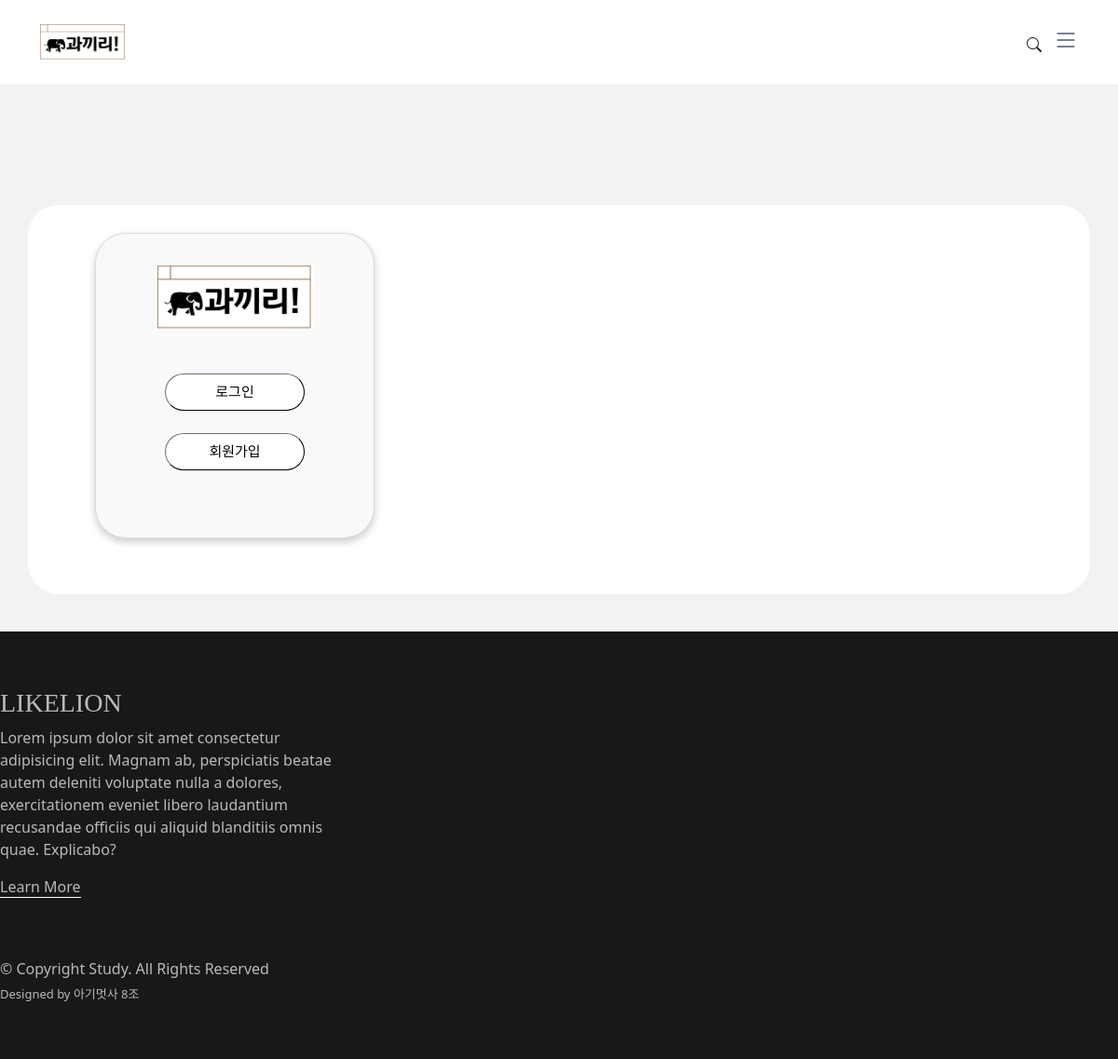
Before: / with the older database file.
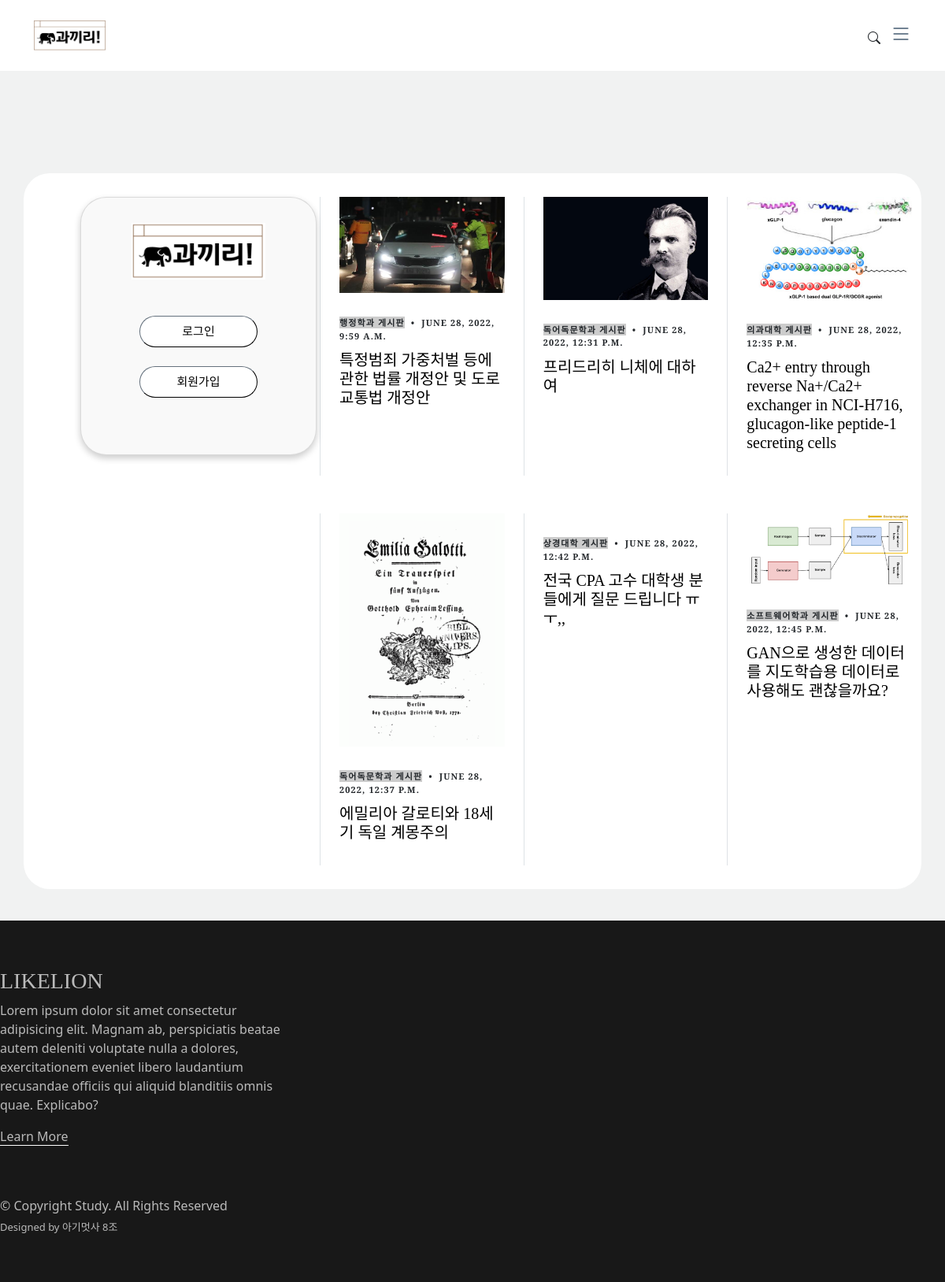
After: the same page with the newer database file.
### MainApp/models.py (models this page shows, shortened)
class Blog(models.Model):
    title = models.CharField(max_length=200)
    body = models.TextField()
    category1 = models.CharField(max_length=100, null=True)
    category2 = models.CharField(max_length=100, null=True)
    photo = models.ImageField(blank=True, null=True, upload_to='blog_photo')
    date = models.DateTimeField(auto_now_add=True)
    user = models.ForeignKey(settings.AUTH_USER_MODEL, on_delete=models.SET_NULL, null=True)

### MainApp/views.py (the view)
# urls.py: path('', views.home, name ='home'),
def home(request):
    posts=Blog.objects.all()
    fields=CategoryTree.objects.all()
    if request.user.is_authenticated:
        info=Individual_info()
        info=Individual_info.objects.filter(user=request.user)
        return render(request, 'index.html',{'fields':fields,'posts':posts,'info':info})
    else:
        return render(request, 'index.html',{'fields':fields,'posts':posts,})

### MainApp/templates/index.html (shortened to what this page needs)
{% extends 'base.html' %}
{% load static %}
{% block content %}
  <main id="main">
    <section id="posts" class="posts">
      <div class="container" data-aos="fade-up">
        <div class="row g-5">
          <div class="col-lg-4">
            <div>
              <div class="post-entry-1 lg">
                <div class="profile"> <div class="card p-4">
                  <div class=" image d-flex flex-column justify-content-center align-items-center">
                    {% if user.is_authenticated %}
                    <button class="btn btn-secondary"> <img class="profile_img" src='{% static "/img/Emblem.jpg" %}' height="100" width="100" /></button>
                    <ol style="padding-left: 0px;">
                      <span class="name mt-3">{{ user.username }}</span>
                      <span class="idd d-flex flex-row justify-content-center align-items-center gap-2" ><br>
                      {{user.university}}</br></span>
                      <div class="d-flex flex-row justify-content-center align-items-center gap-2">
                        <span class="idd1">{{user.major}}</span>
                        <span><i class="fa fa-copy"></i></span>
                      </div>
                      </ol>
                      <div class="d-flex flex-row justify-content-center align-items-center mt-3">
                        <span class="number">{{ info.posting_num }} <span class="follow">개의 포스팅</span></span>
                        <a href="{% url 'write' %}" class="write">
                        <img id="bigger" src='{% static "/img/pencil-square.svg" %}' alt="">
                        </a>
                      </div>
                      <ol style="padding-left: 0px;">
                        <div class=" d-flex mt-2"> <a href="{% url 'profilesettings' %}"><button class="btn1 btn-dark">프로필 수정</button></a> </div>
                      </ol>
                      <div class="text mt-3"></div>
                      </div>
                    </div>
                    {% else %}
                    <a href="{% url 'home' %}" class="logo align-items-center">
                      <img src='{% static "/img/과끼리로고.png" %}' alt="" style="width: 170px;">
                    </a>
                  <div class=" d-flex mt-2"> <a class="nav-link" href="{% url 'common:login' %}"><button class="btn1 btn-dark">로그인</button></a> </div>
                  <div class=" d-flex mt-2"> <a class="nav-link" href="{% url 'common:signup' %}"><button class="btn1 btn-dark">회원가입</button></a> </div>
                  <div class="gap-3 mt-3 icons d-flex flex-row justify-content-center align-items-center"> </div> </div> </div>
                {% endif %}
            </div>
            </div>
        </div>
      </div>
          <div class="col-lg-8">
            <div class="row g-5">
              {% for post in posts %}
              <div class="col-lg-4 border-start custom-border">
                <div class="post-entry-1">
                  <a href="{% url 'singlepost' post.id %}">
                    {% if post.photo %}
                    <img src="{{ post.photo.url }}"  alt="" class="img-fluid">
                    {% else %}
                    <img src="{% static '/img\elephant-icon-11586 (1).jpg' %}" alt="" class="img-fluid">
                    {% endif %}
                  </a>
                  <div class="post-meta"><span class="date">{{post.category2}} 게시판</span> <span class="mx-1">&bullet;</span> <span>{{post.date}}</span></div>
                  <h2><a href="{% url 'singlepost' %}">{{post.title}}</a></h2>
                </div>
              </div>
              {% endfor %}
            </div>
          </div>
        </div>
      </div>
    </section>
  </main>
{% endblock %}

### MainApp/templates/base.html (shortened to what this page needs)
{% load static %}
<!DOCTYPE html>
<html>
<head>
  <link href='{% static "/vendor/bootstrap/css/bootstrap.min.css" %}' rel="stylesheet">
  <link href='{% static "/vendor/bootstrap-icons/bootstrap-icons.css" %}' rel="stylesheet">
  <link href='{% static "/vendor/swiper/swiper-bundle.min.css" %}' rel="stylesheet">
  <link href='{% static "/vendor/glightbox/css/glightbox.min.css" %}' rel="stylesheet">
  <link href='{% static "/vendor/aos/aos.css" %}' rel="stylesheet">
  <link href='{% static "/css/variables.css" %}' rel="stylesheet">
  <link href='{% static "/css/main.css" %}' rel="stylesheet">
</head>
<body>
  <header id="header" class="header d-flex align-items-center fixed-top">
    <div class="container-fluid container-xl d-flex align-items-center justify-content-between">
      <a href="{% url 'home' %}" class="logo align-items-center">
        <img src='{% static "/img/과끼리로고.png" %}' alt="">
      </a>
      <div class="position-relative">
        <a href="#" class="mx-2 js-search-open"><span class="bi-search"></span></a>
        <i class="bi bi-list mobile-nav-toggle"></i>
      </div>
    </div>
  </header>
  {% block content %}
  {% endblock %}
  <footer id="footer" class="footer">
    <div class="footer-content">
      <div class="fcontainer">
        <div class="row g-5">
          <div class="col-lg-4">
            <h3 class="footer-heading"> LIKELION</h3>
            <p>Lorem ipsum dolor sit amet consectetur adipisicing elit. Magnam ab, perspiciatis beatae autem deleniti voluptate nulla a dolores, exercitationem eveniet libero laudantium recusandae officiis qui aliquid blanditiis omnis quae. Explicabo?</p>
            <p><a href="{% url 'about' %}" class="footer-link-more">Learn More</a></p>
          </div>
    <div class="footer-legal">
      <div>
        <div class="row justify-content-between">
          <div>
            <div class="copyright">
              © Copyright <strong><span>Study</span></strong>. All Rights Reserved
            </div>
            <div class="credits">
              Designed by 아기멋사 8조
            </div>
          </div>
        </div>
      </div>
    </div>
  </footer>
</body>
</html>

### MainApp/static/css/variables.css (style rules this page uses)
:root { --font-default: 'EB Garamond', system-ui, -apple-system, "Segoe UI", Roboto, "Helvetica Neue", Arial, "Noto Sans", "Liberation Sans", sans-serif, "Apple Color Emoji", "Segoe UI Emoji", "Segoe UI Symbol", "Noto Color Emoji"; --font-primary: 'EB Garamond', serif; --font-secondary: 'Inter', sans-serif; --color-default: #212529; --color-default-rgb: 33, 37, 41; --color-links: #212529; --color-links-hover: #15171a; --color-primary: #212529; --color-primary-light: #26282c; --color-primary-dark: #0b0c0e; --color-primary-rgb: 33, 37, 41; --color-primary-light-rgb: 38, 40, 44; --color-primary-dark-rgb: 11, 12, 14; --color-secondary: #596d80; --color-secondary-light: #8498aa; --color-secondary-dark: #404f5c; --color-secondary-rgb: 89, 109, 128; --color-secondary-light-rgb: 132, 152, 170; --color-secondary-dark-rgb: 64, 79, 92; --color-blue: #0d6efd; --color-blue-rgb: 13, 110, 253; --color-indigo: #6610f2; --color-indigo-rgb: 102, 16, 242; --color-purple: #6f42c1; --color-purple-rgb: 111, 66, 193; --color-pink: #f3268c; --color-pink-rgb: 243, 38, 140; --color-red: #df1529; --color-red-rgb: 223, 21, 4; --color-orange: #fd7e14; --color-orange-rgb: 253, 126, 20; --color-yellow: #ffc107; --color-yellow-rgb: 255, 193, 7; --color-green: #059652; --color-green-rgb: 5, 150, 82; --color-teal: #20c997; --color-teal-rgb: 32, 201, 151; --color-cyan: #0dcaf0; --color-cyan-rgb: 13, 202, 240; --color-white: #ffffff; --color-white-rgb: 255, 255, 255; --color-gray: #6c757d; --color-gray-rgb: 108, 117, 125; --color-black: #000000; --color-black-rgb: 0, 0, 0; }
:root { --bs-blue: var(--color-blue); --bs-indigo: var(--color-indigo); --bs-purple: var(--color-purple); --bs-pink: var(--color-pink); --bs-red: var(--color-red); --bs-orange: var(--color-orange); --bs-yellow: var(--color-yellow); --bs-green: var(--color-green); --bs-teal: var(--color-teal); --bs-cyan: var(--color-cyan); --bs-white: var(--color-white); --bs-gray: var(--color-gray); --bs-gray-dark: #343a40; --bs-gray-100: #f8f9fa; --bs-gray-200: #e9ecef; --bs-gray-300: #dee2e6; --bs-gray-400: #ced4da; --bs-gray-500: #adb5bd; --bs-gray-600: #6c757d; --bs-gray-700: #495057; --bs-gray-800: #343a40; --bs-gray-900: #212529; --bs-primary: var(--color-blue); --bs-secondary: var(--color-blue); --bs-success: #198754; --bs-info: #0dcaf0; --bs-warning: #ffc107; --bs-danger: #dc3545; --bs-light: #f8f9fa; --bs-dark: #212529; --bs-primary-rgb: var(--color-primary-rgb); --bs-secondary-rgb: var(--color-secondary-rgb); --bs-success-rgb: 25, 135, 84; --bs-info-rgb: 13, 202, 240; --bs-warning-rgb: 255, 193, 7; --bs-danger-rgb: 220, 53, 69; --bs-light-rgb: 248, 249, 250; --bs-dark-rgb: 33, 37, 41; --bs-white-rgb: var(--color-white-rgb); --bs-black-rgb: var(--color-black-rgb); --bs-body-color-rgb: var(--color-default-rgb); --bs-body-bg-rgb: 255, 255, 255; --bs-font-sans-serif: var(--font-default); --bs-font-monospace: SFMono-Regular, Menlo, Monaco, Consolas, "Liberation Mono", "Courier New", monospace; --bs-gradient: linear-gradient(180deg, rgba(255, 255, 255, 0.15), rgba(255, 255, 255, 0)); --bs-body-font-family: var(--font-default); --bs-body-font-size: 1rem; --bs-body-font-weight: 400; --bs-body-line-height: 1.5; --bs-body-color: var(--color-default); --bs-body-bg: #fff; }

Changed rows visible on the page:
added Blog: photo (picture), category2 "행정학과", date "JUNE 28, 2022, 9:59 A.M.", title "특정범죄 가중처벌 등에 관한 법률 개정안 및 도로교통법 개정안"
added Blog: photo (picture), category2 "독어독문학과", date "JUNE 28, 2022, 12:31 P.M.", title "프리드리히 니체에 대하여"
added Blog: photo (picture), category2 "의과대학", date "JUNE 28, 2022, 12:35 P.M.", title "Ca2+ entry through reverse Na+/Ca2+ exchanger in NCI-H716, glucagon-like peptide-1 secreting cells"
added Blog: photo (picture), category2 "독어독문학과", date "JUNE 28, 2022, 12:37 P.M.", title "에밀리아 갈로티와 18세기 독일 계몽주의"
added Blog: category2 "상경대학", date "JUNE 28, 2022, 12:42 P.M.", title "전국 CPA 고수 대학생 분들에게 질문 드립니다 ㅠㅜ,,"
added Blog: photo (picture), category2 "소프트웨어학과", date "JUNE 28, 2022, 12:45 P.M.", title "GAN으로 생성한 데이터를 지도학습용 데이터로 사용해도 괜찮을까요?"
